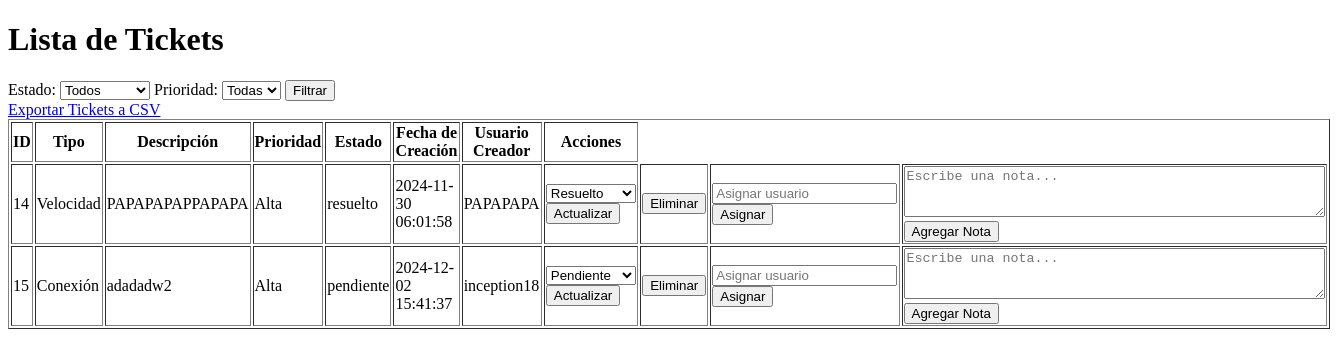
The app's page /tickets, older data.
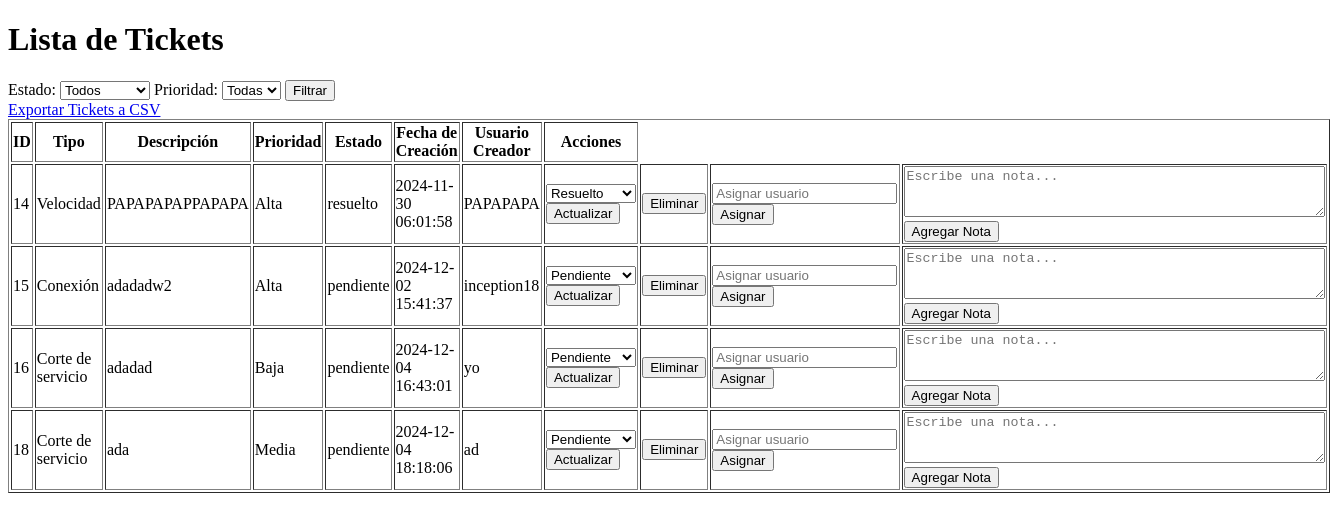
The same page, newer data.
### tables this page shows
CREATE TABLE tickets (
    id INTEGER PRIMARY KEY AUTOINCREMENT,
    tipo TEXT NOT NULL,
    descripcion TEXT NOT NULL,
    prioridad TEXT NOT NULL,
    estado TEXT DEFAULT 'pendiente',
    fecha_creacion DATETIME DEFAULT CURRENT_TIMESTAMP,
    usuario_creador TEXT NOT NULL,
    notas TEXT,
    archivo TEXT
, usuario_asignado TEXT);

### app.py (the view)
@app.route('/tickets')
def tickets():
    estado = request.args.get('estado')  # Filtrar por estado
    prioridad = request.args.get('prioridad')  # Filtrar por prioridad
    query = 'SELECT * FROM tickets WHERE 1=1'
    params = []
    if estado:
        query += ' AND estado = ?'
        params.append(estado)
    if prioridad:
        query += ' AND prioridad = ?'
        params.append(prioridad)
    conn = get_db_connection()
    tickets = conn.execute(query, params).fetchall()
    conn.close()
    return render_template('tickets.html', tickets=tickets, estado=estado, prioridad=prioridad)

### app.py (called while the page is built)
def get_db_connection():
    conn = sqlite3.connect('database.db', timeout=10)  # Espera hasta 10 segundos si la base de datos está bloqueada
    conn.row_factory = sqlite3.Row
    return conn

### templates/tickets.html (shortened to what this page needs)
<!DOCTYPE html>
<html lang="es">
<head>
</head>
<body>
    <h1>Lista de Tickets</h1>
    <form action="/tickets" method="GET">
        <label for="estado">Estado:</label>
        <select name="estado" id="estado">
            <option value="" {% if not estado %}selected{% endif %}>Todos</option>
        </select>
        <label for="prioridad">Prioridad:</label>
        <select name="prioridad" id="prioridad">
            <option value="" {% if not prioridad %}selected{% endif %}>Todas</option>
        </select>
        <button type="submit">Filtrar</button>
    </form>
    <table border="1">
        <thead>
            <tr>
                <th>ID</th>
                <th>Tipo</th>
                <th>Descripción</th>
                <th>Prioridad</th>
                <th>Estado</th>
                <th>Fecha de Creación</th>
                <th>Usuario Creador</th>
                <th>Acciones</th>
            </tr>
        </thead>
        <tbody>
            {% for ticket in tickets %}
            <tr>
                <td>{{ ticket['id'] }}</td>
                <td>{{ ticket['tipo'] }}</td>
                <td>{{ ticket['descripcion'] }}</td>
                <td>{{ ticket['prioridad'] }}</td>
                <td>{{ ticket['estado'] }}</td>
                <td>{{ ticket['fecha_creacion'] }}</td>
                <td>{{ ticket['usuario_creador'] }}</td>
                <td>
                    <form action="/update-ticket/{{ ticket['id'] }}" method="POST" style="display:inline;">
                        <select name="nuevo_estado" required>
                            <option value="pendiente" {% if ticket['estado']=='pendiente' %}selected{% endif %}>
                                Pendiente</option>
                            <option value="resuelto" {% if ticket['estado']=='resuelto' %}selected{% endif %}>Resuelto
                            </option>
                        </select>
                        <button type="submit">Actualizar</button>
                    </form>
                </td>
                <td>
                    <form action="/delete-ticket/{{ ticket['id'] }}" method="POST" style="display:inline;">
                        <button type="submit"
                            onclick="return confirm('¿Estás seguro de que deseas eliminar este ticket?')">Eliminar</button>
                    </form>
                </td>
                <td>
                    <form action="/assign-ticket/{{ ticket['id'] }}" method="POST" style="display:inline;">
                        <input type="text" name="usuario_asignado" placeholder="Asignar usuario" required>
                        <button type="submit">Asignar</button>
                    </form>
                </td>
                <td>
                    <form action="/add-note/{{ ticket['id'] }}" method="POST">
                        <textarea name="nota" rows="3" cols="50" placeholder="Escribe una nota..." required></textarea>
                        <button type="submit">Agregar Nota</button>
                    </form>
                </td>
            </tr>
            {% endfor %}
        </tbody>
        <a href="/export-tickets" class="button">Exportar Tickets a CSV</a>
    </table>
</body>
</html>

Row changes from the older to the newer data that the page shows:
added tickets: id "16", tipo "Corte de servicio", descripcion "adadad", prioridad "Baja", estado "pendiente", fecha_creacion "2024-12-04 16:43:01", usuario_creador "yo", nuevo_estado "Pendiente"
added tickets: id "18", tipo "Corte de servicio", descripcion "ada", prioridad "Media", estado "pendiente", fecha_creacion "2024-12-04 18:18:06", usuario_creador "ad", nuevo_estado "Pendiente"
